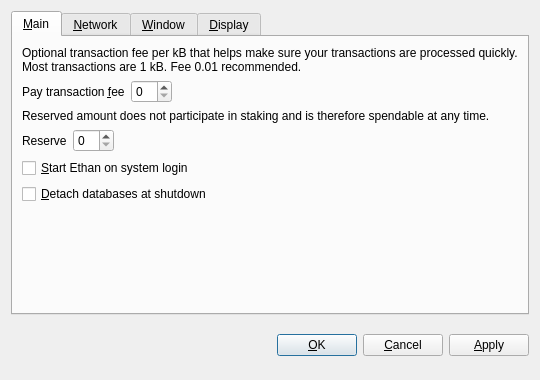
<?xml version="1.0" encoding="UTF-8"?>
<ui version="4.0">
 <class>OptionsDialog</class>
 <widget class="QDialog" name="OptionsDialog">
  <property name="geometry">
   <rect>
    <x>0</x>
    <y>0</y>
    <width>540</width>
    <height>380</height>
   </rect>
  </property>
  <property name="windowTitle">
   <string>Options</string>
  </property>
  <property name="modal">
   <bool>true</bool>
  </property>
  <layout class="QVBoxLayout" name="verticalLayout">
   <item>
    <widget class="QTabWidget" name="tabWidget">
     <property name="tabPosition">
      <enum>QTabWidget::North</enum>
     </property>
     <property name="currentIndex">
      <number>0</number>
     </property>
     <widget class="QWidget" name="tabMain">
      <attribute name="title">
       <string>&amp;Main</string>
      </attribute>
      <layout class="QVBoxLayout" name="verticalLayout_Main">
       <item>
        <widget class="QLabel" name="transactionFeeInfoLabel">
         <property name="text">
          <string>Optional transaction fee per kB that helps make sure your transactions are processed quickly. Most transactions are 1 kB. Fee 0.01 recommended.</string>
         </property>
         <property name="textFormat">
          <enum>Qt::PlainText</enum>
         </property>
         <property name="wordWrap">
          <bool>true</bool>
         </property>
        </widget>
       </item>
       <item>
        <layout class="QHBoxLayout" name="horizontalLayoutFee">
         <item>
          <widget class="QLabel" name="transactionFeeLabel">
           <property name="text">
            <string>Pay transaction &amp;fee</string>
           </property>
           <property name="textFormat">
            <enum>Qt::PlainText</enum>
           </property>
           <property name="buddy">
            <cstring>transactionFee</cstring>
           </property>
          </widget>
         </item>
         <item>
          <widget class="EthanAmountField" name="transactionFee"/>
         </item>
         <item>
          <spacer name="horizontalSpacerFee">
           <property name="orientation">
            <enum>Qt::Horizontal</enum>
           </property>
           <property name="sizeHint" stdset="0">
            <size>
             <width>40</width>
             <height>20</height>
            </size>
           </property>
          </spacer>
         </item>
        </layout>
       </item>
       <item>
        <widget class="QLabel" name="reserveBalanceInfoLabel">
         <property name="text">
          <string>Reserved amount does not participate in staking and is therefore spendable at any time.</string>
         </property>
         <property name="textFormat">
          <enum>Qt::PlainText</enum>
         </property>
         <property name="wordWrap">
          <bool>true</bool>
         </property>
        </widget>
       </item>
       <item>
        <layout class="QHBoxLayout" name="horizontalLayoutReserveBalance">
         <item>
          <widget class="QLabel" name="reserveBalanceLabel">
           <property name="text">
            <string>Reserve</string>
           </property>
           <property name="textFormat">
            <enum>Qt::PlainText</enum>
           </property>
           <property name="buddy">
            <cstring>reserveBalance</cstring>
           </property>
          </widget>
         </item>
         <item>
          <widget class="EthanAmountField" name="reserveBalance"/>
         </item>
         <item>
          <spacer name="horizontalSpacerReserveBalance">
           <property name="orientation">
            <enum>Qt::Horizontal</enum>
           </property>
           <property name="sizeHint" stdset="0">
            <size>
             <width>40</width>
             <height>20</height>
            </size>
           </property>
          </spacer>
         </item>
        </layout>
       </item>
       <item>
        <widget class="QCheckBox" name="ethanAtStartup">
         <property name="toolTip">
          <string>Automatically start Ethan after logging in to the system.</string>
         </property>
         <property name="text">
          <string>&amp;Start Ethan on system login</string>
         </property>
        </widget>
       </item>
       <item>
        <widget class="QCheckBox" name="detachDatabases">
         <property name="toolTip">
          <string>Detach block and address databases at shutdown. This means they can be moved to another data directory, but it slows down shutdown. The wallet is always detached.</string>
         </property>
         <property name="text">
          <string>&amp;Detach databases at shutdown</string>
         </property>
        </widget>
       </item>
       <item>
        <spacer name="verticalSpacer_Main">
         <property name="orientation">
          <enum>Qt::Vertical</enum>
         </property>
         <property name="sizeHint" stdset="0">
          <size>
           <width>20</width>
           <height>40</height>
          </size>
         </property>
        </spacer>
       </item>
      </layout>
     </widget>
     <widget class="QWidget" name="tabNetwork">
      <attribute name="title">
       <string>&amp;Network</string>
      </attribute>
      <layout class="QVBoxLayout" name="verticalLayout_Network">
       <item>
        <widget class="QCheckBox" name="mapPortUpnp">
         <property name="toolTip">
          <string>Automatically open the Ethan client port on the router. This only works when your router supports UPnP and it is enabled.</string>
         </property>
         <property name="text">
          <string>Map port using &amp;UPnP</string>
         </property>
        </widget>
       </item>
       <item>
        <widget class="QCheckBox" name="connectSocks">
         <property name="toolTip">
          <string>Connect to the Ethan network through a SOCKS proxy (e.g. when connecting through Tor).</string>
         </property>
         <property name="text">
          <string>&amp;Connect through SOCKS proxy:</string>
         </property>
        </widget>
       </item>
       <item>
        <layout class="QHBoxLayout" name="horizontalLayout_Network">
         <item>
          <widget class="QLabel" name="proxyIpLabel">
           <property name="text">
            <string>Proxy &amp;IP:</string>
           </property>
           <property name="textFormat">
            <enum>Qt::PlainText</enum>
           </property>
           <property name="buddy">
            <cstring>proxyIp</cstring>
           </property>
          </widget>
         </item>
         <item>
          <widget class="QValidatedLineEdit" name="proxyIp">
           <property name="maximumSize">
            <size>
             <width>140</width>
             <height>16777215</height>
            </size>
           </property>
           <property name="toolTip">
            <string>IP address of the proxy (e.g. 127.0.0.1)</string>
           </property>
          </widget>
         </item>
         <item>
          <widget class="QLabel" name="proxyPortLabel">
           <property name="text">
            <string>&amp;Port:</string>
           </property>
           <property name="textFormat">
            <enum>Qt::PlainText</enum>
           </property>
           <property name="buddy">
            <cstring>proxyPort</cstring>
           </property>
          </widget>
         </item>
         <item>
          <widget class="QLineEdit" name="proxyPort">
           <property name="maximumSize">
            <size>
             <width>55</width>
             <height>16777215</height>
            </size>
           </property>
           <property name="toolTip">
            <string>Port of the proxy (e.g. 9050)</string>
           </property>
          </widget>
         </item>
         <item>
          <widget class="QLabel" name="socksVersionLabel">
           <property name="text">
            <string>SOCKS &amp;Version:</string>
           </property>
           <property name="textFormat">
            <enum>Qt::PlainText</enum>
           </property>
           <property name="buddy">
            <cstring>socksVersion</cstring>
           </property>
          </widget>
         </item>
         <item>
          <widget class="QValueComboBox" name="socksVersion">
           <property name="toolTip">
            <string>SOCKS version of the proxy (e.g. 5)</string>
           </property>
          </widget>
         </item>
         <item>
          <spacer name="horizontalSpacer_Network">
           <property name="orientation">
            <enum>Qt::Horizontal</enum>
           </property>
           <property name="sizeHint" stdset="0">
            <size>
             <width>40</width>
             <height>20</height>
            </size>
           </property>
          </spacer>
         </item>
        </layout>
       </item>
       <item>
        <spacer name="verticalSpacer_Network">
         <property name="orientation">
          <enum>Qt::Vertical</enum>
         </property>
         <property name="sizeHint" stdset="0">
          <size>
           <width>20</width>
           <height>40</height>
          </size>
         </property>
        </spacer>
       </item>
      </layout>
     </widget>
     <widget class="QWidget" name="tabWindow">
      <attribute name="title">
       <string>&amp;Window</string>
      </attribute>
      <layout class="QVBoxLayout" name="verticalLayout_Window">
       <item>
        <widget class="QCheckBox" name="minimizeToTray">
         <property name="toolTip">
          <string>Show only a tray icon after minimizing the window.</string>
         </property>
         <property name="text">
          <string>&amp;Minimize to the tray instead of the taskbar</string>
         </property>
        </widget>
       </item>
       <item>
        <widget class="QCheckBox" name="minimizeOnClose">
         <property name="toolTip">
          <string>Minimize instead of exit the application when the window is closed. When this option is enabled, the application will be closed only after selecting Quit in the menu.</string>
         </property>
         <property name="text">
          <string>M&amp;inimize on close</string>
         </property>
        </widget>
       </item>
       <item>
        <spacer name="verticalSpacer_Window">
         <property name="orientation">
          <enum>Qt::Vertical</enum>
         </property>
         <property name="sizeHint" stdset="0">
          <size>
           <width>20</width>
           <height>40</height>
          </size>
         </property>
        </spacer>
       </item>
      </layout>
     </widget>
     <widget class="QWidget" name="tabDisplay">
      <attribute name="title">
       <string>&amp;Display</string>
      </attribute>
      <layout class="QVBoxLayout" name="verticalLayout_Display">
       <item>
        <layout class="QHBoxLayout" name="horizontalLayout_1_Display">
         <item>
          <widget class="QLabel" name="langLabel">
           <property name="text">
            <string>User Interface &amp;language:</string>
           </property>
           <property name="textFormat">
            <enum>Qt::PlainText</enum>
           </property>
           <property name="buddy">
            <cstring>lang</cstring>
           </property>
          </widget>
         </item>
         <item>
          <widget class="QValueComboBox" name="lang">
           <property name="toolTip">
            <string>The user interface language can be set here. This setting will take effect after restarting Ethan.</string>
           </property>
          </widget>
         </item>
        </layout>
       </item>
       <item>
        <layout class="QHBoxLayout" name="horizontalLayout_2_Display">
         <item>
          <widget class="QLabel" name="unitLabel">
           <property name="text">
            <string>&amp;Unit to show amounts in:</string>
           </property>
           <property name="textFormat">
            <enum>Qt::PlainText</enum>
           </property>
           <property name="buddy">
            <cstring>unit</cstring>
           </property>
          </widget>
         </item>
         <item>
          <widget class="QValueComboBox" name="unit">
           <property name="toolTip">
            <string>Choose the default subdivision unit to show in the interface and when sending coins.</string>
           </property>
          </widget>
         </item>
        </layout>
       </item>
       <item>
        <widget class="QCheckBox" name="displayAddresses">
         <property name="toolTip">
          <string>Whether to show Ethan addresses in the transaction list or not.</string>
         </property>
         <property name="text">
          <string>&amp;Display addresses in transaction list</string>
         </property>
        </widget>
       </item>
       <item>
        <widget class="QCheckBox" name="coinControlFeatures">
         <property name="toolTip">
          <string>Whether to show coin control features or not.</string>
         </property>
         <property name="text">
          <string>Display coin &amp;control features (experts only!)</string>
         </property>
        </widget>
       </item>
       <item>
        <spacer name="verticalSpacer_Display">
         <property name="orientation">
          <enum>Qt::Vertical</enum>
         </property>
         <property name="sizeHint" stdset="0">
          <size>
           <width>20</width>
           <height>40</height>
          </size>
         </property>
        </spacer>
       </item>
      </layout>
     </widget>
    </widget>
   </item>
   <item>
    <layout class="QHBoxLayout" name="horizontalLayout_Buttons">
     <item>
      <spacer name="horizontalSpacer_1">
       <property name="orientation">
        <enum>Qt::Horizontal</enum>
       </property>
       <property name="sizeHint" stdset="0">
        <size>
         <width>40</width>
         <height>48</height>
        </size>
       </property>
      </spacer>
     </item>
     <item>
      <widget class="QLabel" name="statusLabel">
       <property name="font">
        <font>
         <weight>75</weight>
         <bold>true</bold>
        </font>
       </property>
       <property name="text">
        <string/>
       </property>
       <property name="textFormat">
        <enum>Qt::PlainText</enum>
       </property>
       <property name="wordWrap">
        <bool>true</bool>
       </property>
      </widget>
     </item>
     <item>
      <spacer name="horizontalSpacer_2">
       <property name="orientation">
        <enum>Qt::Horizontal</enum>
       </property>
       <property name="sizeHint" stdset="0">
        <size>
         <width>40</width>
         <height>48</height>
        </size>
       </property>
      </spacer>
     </item>
     <item>
      <widget class="QPushButton" name="okButton">
       <property name="text">
        <string>&amp;OK</string>
       </property>
      </widget>
     </item>
     <item>
      <widget class="QPushButton" name="cancelButton">
       <property name="text">
        <string>&amp;Cancel</string>
       </property>
       <property name="autoDefault">
        <bool>false</bool>
       </property>
      </widget>
     </item>
     <item>
      <widget class="QPushButton" name="applyButton">
       <property name="text">
        <string>&amp;Apply</string>
       </property>
       <property name="autoDefault">
        <bool>false</bool>
       </property>
      </widget>
     </item>
    </layout>
   </item>
  </layout>
 </widget>
 <customwidgets>
  <customwidget>
   <class>EthanAmountField</class>
   <extends>QSpinBox</extends>
   <header>ethanamountfield.h</header>
  </customwidget>
  <customwidget>
   <class>QValueComboBox</class>
   <extends>QComboBox</extends>
   <header>qvaluecombobox.h</header>
  </customwidget>
  <customwidget>
   <class>QValidatedLineEdit</class>
   <extends>QLineEdit</extends>
   <header>qvalidatedlineedit.h</header>
  </customwidget>
 </customwidgets>
 <resources/>
 <connections/>
</ui>
